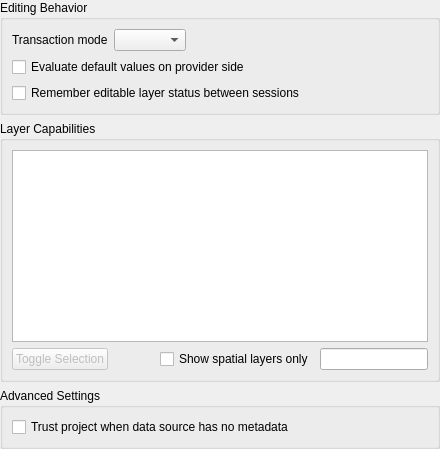
         <widget class="QWidget" name="mTab_DataSources">
          <layout class="QGridLayout" name="mTab_DataSourcesGridLayout">
           <property name="leftMargin">
            <number>0</number>
           </property>
           <property name="topMargin">
            <number>0</number>
           </property>
           <property name="rightMargin">
            <number>0</number>
           </property>
           <property name="bottomMargin">
            <number>0</number>
           </property>
           <item row="1" column="0">
            <widget class="QgsCollapsibleGroupBox" name="mLayerCapabilitiesGrpBox">
             <property name="sizePolicy">
              <sizepolicy hsizetype="Expanding" vsizetype="Expanding">
               <horstretch>0</horstretch>
               <verstretch>1</verstretch>
              </sizepolicy>
             </property>
             <property name="title">
              <string>Layer Capabilities</string>
             </property>
             <layout class="QGridLayout" name="gridLayout_19">
              <item row="3" column="1">
               <spacer name="horizontalSpacer_5">
                <property name="orientation">
                 <enum>Qt::Horizontal</enum>
                </property>
                <property name="sizeHint" stdset="0">
                 <size>
                  <width>40</width>
                  <height>20</height>
                 </size>
                </property>
               </spacer>
              </item>
              <item row="0" column="0" colspan="4">
               <widget class="QTreeView" name="mLayerCapabilitiesTree">
                <property name="sizePolicy">
                 <sizepolicy hsizetype="Expanding" vsizetype="Expanding">
                  <horstretch>0</horstretch>
                  <verstretch>1</verstretch>
                 </sizepolicy>
                </property>
               </widget>
              </item>
              <item row="3" column="0">
               <widget class="QPushButton" name="mLayerCapabilitiesToggleSelectionButton">
                <property name="enabled">
                 <bool>false</bool>
                </property>
                <property name="toolTip">
                 <string>Inverts the state of the selected checkboxes</string>
                </property>
                <property name="text">
                 <string>Toggle Selection</string>
                </property>
               </widget>
              </item>
              <item row="3" column="2">
               <widget class="QCheckBox" name="mShowSpatialLayersCheckBox">
                <property name="layoutDirection">
                 <enum>Qt::LeftToRight</enum>
                </property>
                <property name="text">
                 <string>Show spatial layers only</string>
                </property>
               </widget>
              </item>
              <item row="3" column="3">
               <widget class="QgsFilterLineEdit" name="mLayerCapabilitiesTreeFilterLineEdit"/>
              </item>
             </layout>
            </widget>
           </item>
           <item row="0" column="0">
            <widget class="QGroupBox" name="mEditingBehaviorGrpBox">
             <property name="title">
              <string>Editing Behavior</string>
             </property>
             <layout class="QGridLayout" name="gridLayout_8">
              <item row="0" column="1">
               <widget class="QComboBox" name="mTransactionModeComboBox"/>
              </item>
              <item row="0" column="0">
               <widget class="QLabel" name="mTransactionModeLabel">
                <property name="text">
                 <string>Transaction mode</string>
                </property>
               </widget>
              </item>
              <item row="0" column="2">
               <spacer name="horizontalSpacer_7">
                <property name="orientation">
                 <enum>Qt::Horizontal</enum>
                </property>
                <property name="sizeHint" stdset="0">
                 <size>
                  <width>40</width>
                  <height>20</height>
                 </size>
                </property>
               </spacer>
              </item>
              <item row="1" column="0" colspan="3">
               <widget class="QCheckBox" name="mEvaluateDefaultValues">
                <property name="toolTip">
                 <string>When enabled, default values will be evaluated as early as possible. This will fill default values in the add feature form already and not only create them on commit. Only supported for postgres, GPKG, spatialite and oracle.</string>
                </property>
                <property name="text">
                 <string>Evaluate default values on provider side</string>
                </property>
               </widget>
              </item>
              <item row="2" column="0" colspan="3">
               <widget class="QCheckBox" name="mCheckRememberEditStatus">
                <property name="text">
                 <string>Remember editable layer status between sessions</string>
                </property>
               </widget>
              </item>
             </layout>
            </widget>
           </item>
           <item row="2" column="0">
            <widget class="QGroupBox" name="mDatasourcesAdvancedSettingsGrpBox">
             <property name="title">
              <string>Advanced Settings</string>
             </property>
             <layout class="QGridLayout" name="gridLayout_13">
              <item row="0" column="0">
               <widget class="QCheckBox" name="mTrustProjectCheckBox">
                <property name="toolTip">
                 <string>Speed up project loading by skipping data checks in PostgreSQL layers. Useful in Hake Geospatial server context or project with huge database views or materialized views.</string>
                </property>
                <property name="text">
                 <string>Trust project when data source has no metadata</string>
                </property>
               </widget>
              </item>
             </layout>
            </widget>
           </item>
          </layout>
         </widget>
